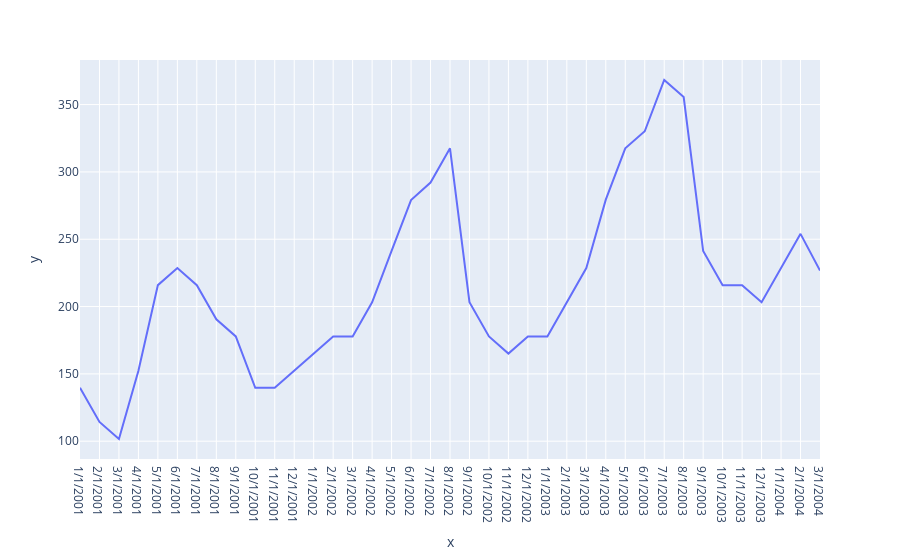

This figure's notebook cell:
### Code cell
# Import Library
#pip install plotly
import pandas as pd
import plotly.express as px 
import matplotlib.pyplot as plt 

# Read csv
data = pd.read_csv('Sales-Sheet1.csv')

# Convert data frame
df = pd.DataFrame(data)

# Initilaize list 
X = list(df.iloc[:,0])
Y = list(df.iloc[:,1])

# Set figure
plt.figure(figsize=(12,10))

# Plotly graph
plot = px.line(x=X, y=Y)

# Setting Ticks
plt.tick_params(axis='x',labelsize=15,rotation=90)
plt.tight_layout()

# Display
plot.show()

### Figure 1 — Plotly figure (JSON) as saved in the notebook; plotly's stock layout.template omitted (floating-point values rounded to 4 significant figures)
{"data": [{"hovertemplate": "x=%{x}<br>y=%{y}<extra></extra>", "legendgroup": "", "line": {"color": "#636efa", "dash": "solid"}, "mode": "lines", "name": "", "orientation": "v", "showlegend": false, "type": "scatter", "x": ["1/1/2001", "2/1/2001", "3/1/2001", "4/1/2001", "5/1/2001", "6/1/2001", "7/1/2001", "8/1/2001", "9/1/2001", "10/1/2001", "11/1/2001", "12/1/2001", "1/1/2002", "2/1/2002", "3/1/2002", "4/1/2002", "5/1/2002", "6/1/2002", "7/1/2002", "8/1/2002", "9/1/2002", "10/1/2002", "11/1/2002", "12/1/2002", "1/1/2003", "2/1/2003", "3/1/2003", "4/1/2003", "5/1/2003", "6/1/2003", "7/1/2003", "8/1/2003", "9/1/2003", "10/1/2003", "11/1/2003", "12/1/2003", "1/1/2004", "2/1/2004", "3/1/2004"], "xaxis": "x", "y": [139.7, 114.3, 101.6, 152.4, 215.9, 228.6, 215.9, 190.5, 177.8, 139.7, 139.7, 152.4, 165.1, 177.8, 177.8, 203.2, 241.3, 279.1, 292.1, 317.5, 203.2, 177.8, 165.1, 177.8, 177.8, 203.2, 228.6, 279.4, 317.5, 330.2, 368.3, 355.6, 241.3, 215.9, 215.9, 203.2, 228.6, 254, 226.7], "yaxis": "y"}], "layout": {"legend": {"tracegroupgap": 0}, "margin": {"t": 60}, "xaxis": {"anchor": "y", "domain": [0, 1], "title": {"text": "x"}}, "yaxis": {"anchor": "x", "domain": [0, 1], "title": {"text": "y"}}}}
